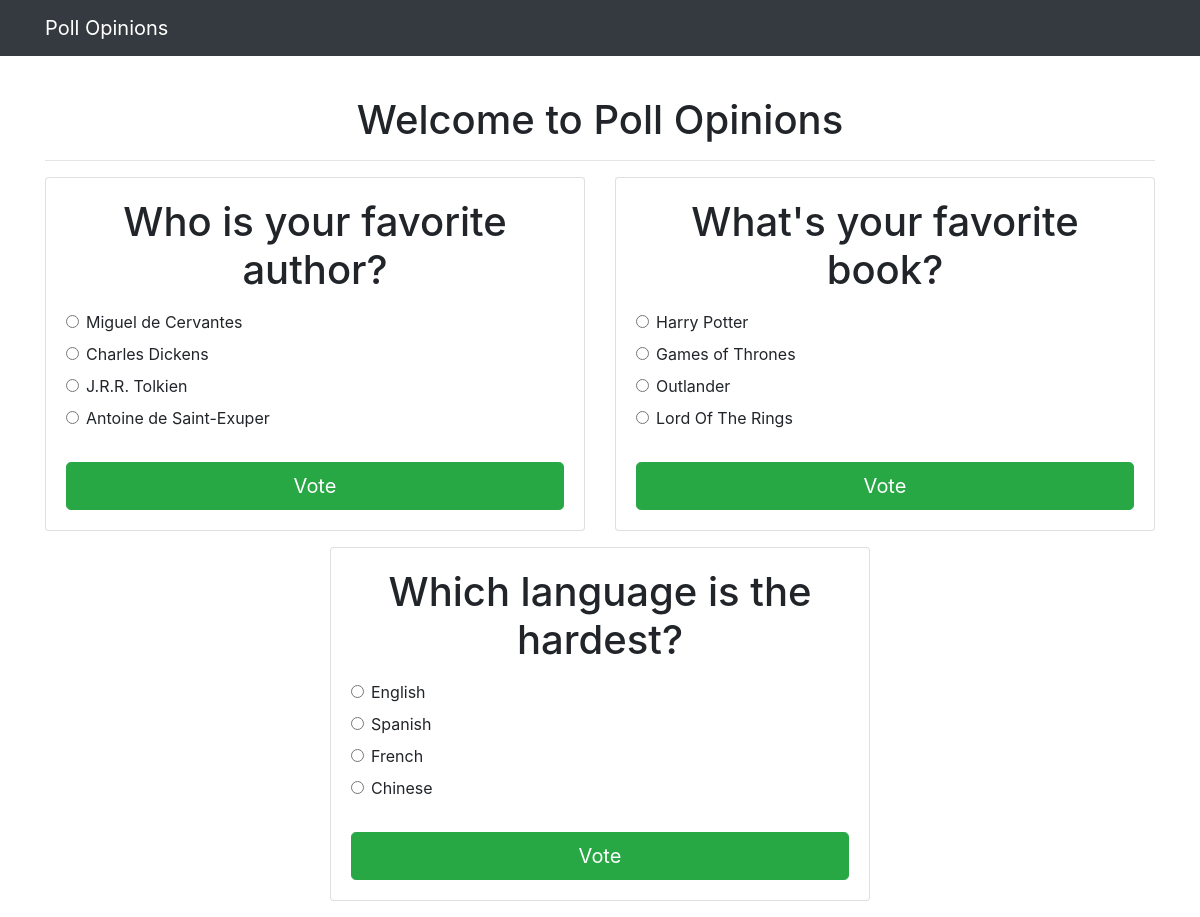
The page / on the database its author committed.
### poll_app/models.py (models this page shows, shortened)
class Question(models.Model):
    question_name = models.CharField(max_length=200)

class Choice(models.Model):
    question = models.ForeignKey(Question, on_delete=models.CASCADE)
    choice_name = models.CharField(max_length=200)
    votes = models.IntegerField(default=0)

### poll_app/views.py (the view)
# urls.py: 2. Add a URL to urlpatterns:  path('', views.home, name='home')
def home(request):
    question_list = Question.objects.all()
    context = {'question_list': question_list}
    return render(request, 'poll_app/home.html', context)

### poll_app/templates/poll_app/home.html (shortened to what this page needs)
{% extends "poll_app/base.html" %}
{% block main %}
{% if question_list %}
<h1 class="text-center">Welcome to Poll Opinions</h1>
<hr />
<div class="row">
    {% for question in question_list %}
    <div class="col-sm-6 m-auto">
        <div class="card mb-3">
            <div class="card-body">
                <h1 class="text-center mb-3">{{ question.question_name }}</h1>
                <form action="{% url 'vote' question.id %}" method="post">
                    {% for choice in question.choice_set.all %}
                    <div class="form-check">
                        <input type="radio" name="choice" class="form-check-input" id="choice{{ choice.id }}"
                            value="{{ choice.id }}" />
                        <label for="choice{{ choice.id }}">{{ choice.choice_name }}</label>
                    </div>
                    {% endfor %}
                    <input type="submit" value="Vote" class="btn btn-success btn-lg btn-block mt-4" />
                </form>
            </div>
        </div>
    </div>
    {% endfor %}
</div>
{% endif %}
{% endblock %}

### rows shown on the page
Question: question_name "Who is your favorite author?"
Choice: choice_name "Miguel de Cervantes"
Choice: choice_name "Charles Dickens"
Choice: choice_name "J.R.R. Tolkien"
Choice: choice_name "Antoine de Saint-Exuper"
Question: question_name "What's your favorite book?"
Choice: choice_name "Harry Potter"
Choice: choice_name "Games of Thrones"
Choice: choice_name "Outlander"
Choice: choice_name "Lord Of The Rings"
Question: question_name "Which language is the hardest?"
Choice: choice_name "English"
Choice: choice_name "Spanish"
Choice: choice_name "French"
Choice: choice_name "Chinese"
